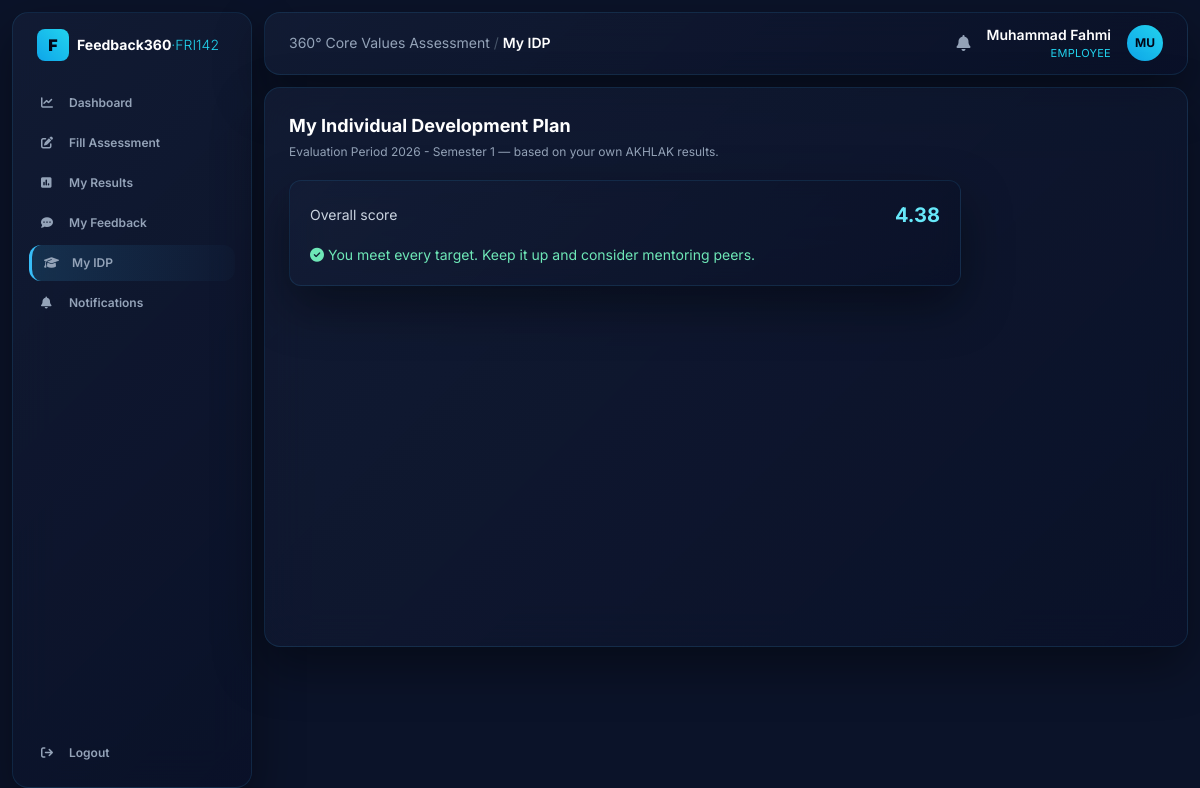
/my-idp (signed in), run on the app's committed database.
### tables this page shows
CREATE TABLE users (
    id INTEGER PRIMARY KEY AUTOINCREMENT,
    username TEXT UNIQUE NOT NULL,
    password_hash TEXT NOT NULL,
    display_name TEXT NOT NULL,
    role TEXT NOT NULL,                -- admin | hr | management | employee
    employee_id INTEGER REFERENCES employees(id)
);

CREATE TABLE periods (
    id INTEGER PRIMARY KEY AUTOINCREMENT,
    name TEXT NOT NULL,
    start_date TEXT,
    end_date TEXT,
    status TEXT NOT NULL DEFAULT 'draft'   -- draft | active | closed
);

CREATE TABLE results (
    id INTEGER PRIMARY KEY AUTOINCREMENT,
    period_id INTEGER NOT NULL REFERENCES periods(id),
    employee_id INTEGER NOT NULL REFERENCES employees(id),
    amanah REAL, kompeten REAL, harmonis REAL, loyal REAL, adaptif REAL,
    overall REAL,
    computed_at TEXT
);

### app.py (the view)
@app.route("/my-idp")
@require("employee")
def my_idp():
    period = active_period()
    res = g.db.execute("SELECT * FROM results WHERE period_id=? AND employee_id=?",
                       (period["id"], g.user["employee_id"])).fetchone()
    gaps = []
    if res:
        gaps = [(VALUE_LABELS[v], round(res[v] - CORPORATE_TARGET, 2))
                for v in VALUES if res[v] < CORPORATE_TARGET]
        gaps.sort(key=lambda x: x[1])
    return render_template("my_idp.html", res=res, gaps=gaps, period=period)

### app.py (called while the page is built)
@app.before_request
def load_user():
    g.db = get_db()
    g.user = None
    if "uid" in session:
        g.user = g.db.execute(
            "SELECT * FROM users WHERE id=?", (session["uid"],)
        ).fetchone()

def require(*roles):
    def deco(fn):
        @wraps(fn)
        def wrapper(*a, **kw):
            if not g.user:
                return redirect(url_for("login"))
            if roles and g.user["role"] not in roles:
                abort(403)
            return fn(*a, **kw)
        return wrapper
    return deco

@app.context_processor
def inject_globals():
    unread = 0
    if g.get("user"):
        unread = g.db.execute(
            "SELECT COUNT(*) c FROM notifications WHERE is_read=0 AND "
            "(target_role=? OR target_user_id=?)",
            (g.user["role"], g.user["id"]),
        ).fetchone()["c"]
    return dict(user=g.get("user"), VALUES=VALUES, VALUE_LABELS=VALUE_LABELS,
                TARGET=CORPORATE_TARGET, unread=unread)

def active_period():
    return g.db.execute(
        "SELECT * FROM periods WHERE status='active' ORDER BY id DESC LIMIT 1"
    ).fetchone()

### database.py (called while the page is built)
def get_db():
    conn = sqlite3.connect(DB_PATH)
    conn.row_factory = sqlite3.Row
    conn.execute("PRAGMA foreign_keys = ON")
    return conn

### templates/my_idp.html
{% extends "base.html" %}
{% block heading %}My IDP{% endblock %}
{% block body %}
<h2 class="text-lg font-bold text-white mb-1">My Individual Development Plan</h2>
<p class="text-xs text-slate-400 mb-5">{{ period['name'] }} — based on your own AKHLAK results.</p>
{% if res %}
<div class="glossy rounded-xl p-5 max-w-2xl">
  <div class="flex items-center justify-between mb-4">
    <span class="text-sm text-slate-300">Overall score</span>
    <span class="text-xl font-bold text-cyan-300">{{ '%.2f'|format(res['overall']) }}</span>
  </div>
  {% if gaps %}
    <p class="text-[11px] text-slate-400 mb-2 uppercase tracking-wide">Focus areas (below target {{ '%.2f'|format(TARGET) }})</p>
    <ul class="space-y-2">
    {% for label,gap in gaps %}
      <li class="flex items-center gap-3 bg-slate-950/40 rounded-lg px-3 py-2.5">
        <i class="fa-solid fa-arrow-trend-up text-amber-400"></i>
        <span class="text-sm text-white flex-grow">Strengthen <strong>{{ label }}</strong></span>
        <span class="text-rose-300 font-mono text-xs">{{ '%+.2f'|format(gap) }}</span></li>
    {% endfor %}
    </ul>
  {% else %}
    <p class="text-sm text-emerald-300"><i class="fa-solid fa-circle-check mr-1"></i>You meet every target. Keep it up and consider mentoring peers.</p>
  {% endif %}
</div>
{% else %}<p class="text-sm text-slate-400">Your results aren't available yet — evaluations may still be in progress.</p>{% endif %}
{% endblock %}

### templates/base.html (shortened to what this page needs)
<!DOCTYPE html>
<html lang="en">
<head>
<script src="https://cdn.tailwindcss.com"></script>
<link rel="stylesheet" href="https://cdnjs.cloudflare.com/ajax/libs/font-awesome/6.4.0/css/all.min.css">
</head>
<body class="text-slate-200 min-h-screen">
{% if user %}
<div class="flex min-h-screen">
  <aside class="w-60 shrink-0 glossy m-3 rounded-2xl p-4 flex flex-col">
    <div class="flex items-center gap-2 px-2 mb-6">
      <div class="w-8 h-8 bg-gradient-to-tr from-sky-500 to-cyan-400 rounded-lg flex items-center justify-center text-slate-950 font-black">F</div>
      <span class="text-sm font-bold text-white leading-tight">Feedback360<span class="text-cyan-400 font-light">·FRI142</span></span>
    </div>
    {% set R = user['role'] %}
    <nav class="space-y-1 text-xs font-semibold flex-grow">
      {% macro link(ep,icon,label) %}
        <a href="{{ url_for(ep) }}" class="flex items-center gap-3 px-3 py-2.5 rounded-xl navlink {{ 'nav-active' if request.endpoint==ep }}">
          <i class="fa-solid {{ icon }} w-4"></i><span>{{ label }}</span></a>
      {% endmacro %}
      {% if R == 'employee' %}{{ link('my_dashboard','fa-chart-line','Dashboard') }}{% endif %}
      {% if R == 'employee' %}{{ link('my_assignments','fa-pen-to-square','Fill Assessment') }}{% endif %}
      {% if R == 'employee' %}{{ link('my_results','fa-square-poll-vertical','My Results') }}{% endif %}
      {% if R == 'employee' %}{{ link('feedback','fa-comment-dots','My Feedback') }}{% endif %}
      {% if R == 'employee' %}{{ link('my_idp','fa-graduation-cap','My IDP') }}{% endif %}
      {{ link('notifications','fa-bell','Notifications') }}
    </nav>
    <a href="{{ url_for('logout') }}" class="flex items-center gap-3 px-3 py-2.5 rounded-xl navlink text-xs font-semibold mt-2">
      <i class="fa-solid fa-arrow-right-from-bracket w-4"></i><span>Logout</span></a>
  </aside>
  <div class="flex-grow p-3 pl-0">
    <header class="glossy rounded-2xl px-6 py-3 flex justify-between items-center mb-3">
      <div class="text-sm text-slate-400">360° Core Values Assessment <span class="text-slate-600">/</span>
        <span class="text-white font-semibold">{{ self.heading() }}</span></div>
      <div class="flex items-center gap-4">
        <a href="{{ url_for('notifications') }}" class="relative text-slate-400 hover:text-white">
          <i class="fa-solid fa-bell"></i>
        </a>
        <div class="text-right">
          <div class="text-sm font-semibold text-white">{{ user['display_name'] }}</div>
          <div class="text-[11px] text-cyan-400 uppercase tracking-wide">{{ user['role'] }}</div>
        </div>
        <div class="w-9 h-9 rounded-full bg-gradient-to-tr from-sky-500 to-cyan-400 flex items-center justify-center text-slate-950 font-bold text-xs">
          {{ user['display_name'][:2]|upper }}</div>
      </div>
    </header>
    <main class="glossy rounded-2xl p-6 min-h-[70vh]">{% block body %}{% endblock %}</main>
  </div>
</div>
{% else %}{% block plain %}{% endblock %}{% endif %}
</body>
</html>

### templates/base.html (style rules this page uses)
body { font-family:'Inter',sans-serif;background:#0b1329 }
.glossy { background:linear-gradient(135deg,rgba(20,30,55,.75),rgba(10,17,40,.85)); backdrop-filter:blur(20px);border:1px solid rgba(56,189,248,.12); box-shadow:0 20px 50px rgba(0,0,0,.4) }
.nav-active { background:linear-gradient(90deg,rgba(56,189,248,.15),rgba(56,189,248,.02)); border-left:3px solid #38bdf8;color:#fff }
.navlink { color:#94a3b8 }

### data on the page
users: display_name "Muhammad Fahmi", role "EMPLOYEE", display_name "MU"
periods: name "Evaluation Period 2026 - Semester 1"
results: overall "4.38"

### other printed values
{{ label }} "Dashboard Fill Assessment My Results My Feedback My IDP Notifications"
